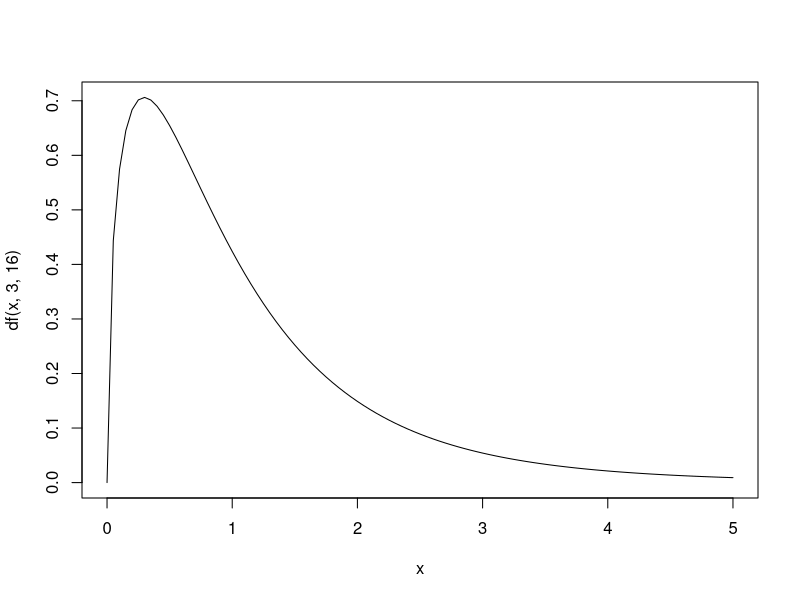

Source code (R):
## ---- chunk 1
curve(df(x,3,16),0,5)
## ---- chunk 2
A <- c(15,9,18,14,18)
B <- c(13,8,8,12,7)
C <- c(10,6,11,7,12)
D <- c(10,7,3,5,7)

統計テスト2 <- c(A,B,C,D)
統計テスト2
## ---- chunk 3
指導法 <- c(rep("A",5),rep("B",5),rep("C",5),rep("D",5))
指導法2 <- factor(指導法)
指導法2
## ---- chunk 4
oneway.test(統計テスト2 ~ 指導法2, var.equal=TRUE)
## ---- chunk 5
summary(aov(統計テスト2 ~ 指導法2))
## ---- chunk 6
anova(lm(統計テスト2 ~ 指導法2))
## ---- chunk 7
全データ <- cbind(A, B, C, D)
全データ
## ---- chunk 8
群平均 <- colMeans(全データ)
群平均
## ---- chunk 9
全平均 <- mean(全データ)
全平均
